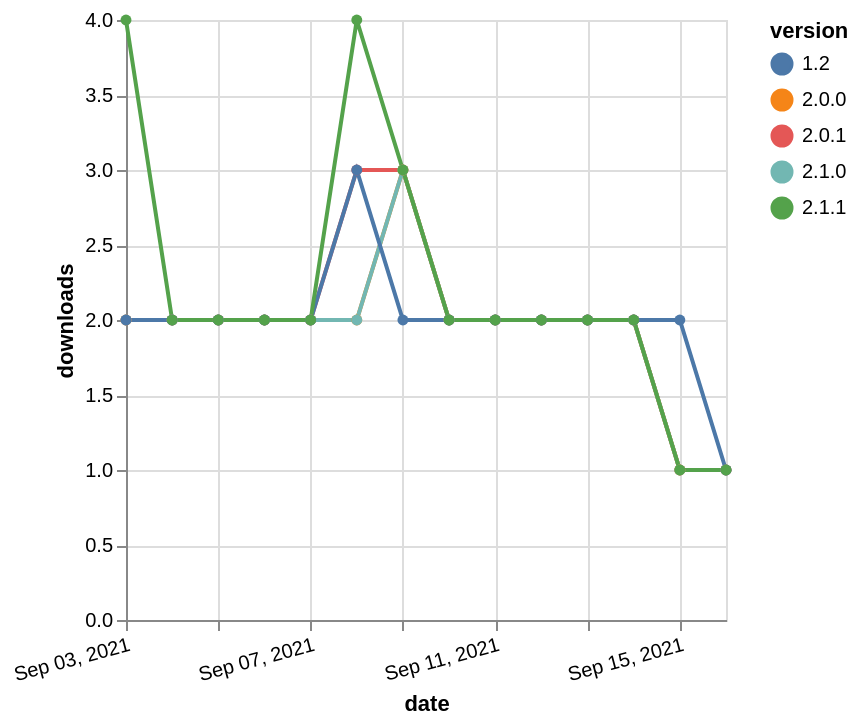

Describe this chart as a Vega-Lite specification.
### Vega-Lite specification from a JSON file in a GitHub repository (floating-point values rounded to 4 significant figures)
{"$schema": "https://vega.github.io/schema/vega-lite/v5.json", "description": "A simple bar chart with embedded data.", "data": {"values": [{"date": "2021-09-03", "total": 2400, "delta": 2, "version": "2.0.1"}, {"date": "2021-09-04", "total": 2402, "delta": 2, "version": "2.0.1"}, {"date": "2021-09-05", "total": 2404, "delta": 2, "version": "2.0.1"}, {"date": "2021-09-06", "total": 2406, "delta": 2, "version": "2.0.1"}, {"date": "2021-09-07", "total": 2408, "delta": 2, "version": "2.0.1"}, {"date": "2021-09-08", "total": 2411, "delta": 3, "version": "2.0.1"}, {"date": "2021-09-09", "total": 2414, "delta": 3, "version": "2.0.1"}, {"date": "2021-09-10", "total": 2416, "delta": 2, "version": "2.0.1"}, {"date": "2021-09-11", "total": 2418, "delta": 2, "version": "2.0.1"}, {"date": "2021-09-12", "total": 2420, "delta": 2, "version": "2.0.1"}, {"date": "2021-09-13", "total": 2422, "delta": 2, "version": "2.0.1"}, {"date": "2021-09-14", "total": 2424, "delta": 2, "version": "2.0.1"}, {"date": "2021-09-15", "total": 2425, "delta": 1, "version": "2.0.1"}, {"date": "2021-09-16", "total": 2426, "delta": 1, "version": "2.0.1"}, {"date": "2021-09-03", "total": 2234, "delta": 2, "version": "2.0.0"}, {"date": "2021-09-04", "total": 2236, "delta": 2, "version": "2.0.0"}, {"date": "2021-09-05", "total": 2238, "delta": 2, "version": "2.0.0"}, {"date": "2021-09-06", "total": 2240, "delta": 2, "version": "2.0.0"}, {"date": "2021-09-07", "total": 2242, "delta": 2, "version": "2.0.0"}, {"date": "2021-09-08", "total": 2244, "delta": 2, "version": "2.0.0"}, {"date": "2021-09-09", "total": 2247, "delta": 3, "version": "2.0.0"}, {"date": "2021-09-10", "total": 2249, "delta": 2, "version": "2.0.0"}, {"date": "2021-09-11", "total": 2251, "delta": 2, "version": "2.0.0"}, {"date": "2021-09-12", "total": 2253, "delta": 2, "version": "2.0.0"}, {"date": "2021-09-13", "total": 2255, "delta": 2, "version": "2.0.0"}, {"date": "2021-09-14", "total": 2257, "delta": 2, "version": "2.0.0"}, {"date": "2021-09-15", "total": 2258, "delta": 1, "version": "2.0.0"}, {"date": "2021-09-16", "total": 2259, "delta": 1, "version": "2.0.0"}, {"date": "2021-09-03", "total": 2218, "delta": 2, "version": "2.1.0"}, {"date": "2021-09-04", "total": 2220, "delta": 2, "version": "2.1.0"}, {"date": "2021-09-05", "total": 2222, "delta": 2, "version": "2.1.0"}, {"date": "2021-09-06", "total": 2224, "delta": 2, "version": "2.1.0"}, {"date": "2021-09-07", "total": 2226, "delta": 2, "version": "2.1.0"}, {"date": "2021-09-08", "total": 2228, "delta": 2, "version": "2.1.0"}, {"date": "2021-09-09", "total": 2231, "delta": 3, "version": "2.1.0"}, {"date": "2021-09-10", "total": 2233, "delta": 2, "version": "2.1.0"}, {"date": "2021-09-11", "total": 2235, "delta": 2, "version": "2.1.0"}, {"date": "2021-09-12", "total": 2237, "delta": 2, "version": "2.1.0"}, {"date": "2021-09-13", "total": 2239, "delta": 2, "version": "2.1.0"}, {"date": "2021-09-14", "total": 2241, "delta": 2, "version": "2.1.0"}, {"date": "2021-09-15", "total": 2242, "delta": 1, "version": "2.1.0"}, {"date": "2021-09-16", "total": 2243, "delta": 1, "version": "2.1.0"}, {"date": "2021-09-03", "total": 2513, "delta": 2, "version": "1.2"}, {"date": "2021-09-04", "total": 2515, "delta": 2, "version": "1.2"}, {"date": "2021-09-05", "total": 2517, "delta": 2, "version": "1.2"}, {"date": "2021-09-06", "total": 2519, "delta": 2, "version": "1.2"}, {"date": "2021-09-07", "total": 2521, "delta": 2, "version": "1.2"}, {"date": "2021-09-08", "total": 2524, "delta": 3, "version": "1.2"}, {"date": "2021-09-09", "total": 2526, "delta": 2, "version": "1.2"}, {"date": "2021-09-10", "total": 2528, "delta": 2, "version": "1.2"}, {"date": "2021-09-11", "total": 2530, "delta": 2, "version": "1.2"}, {"date": "2021-09-12", "total": 2532, "delta": 2, "version": "1.2"}, {"date": "2021-09-13", "total": 2534, "delta": 2, "version": "1.2"}, {"date": "2021-09-14", "total": 2536, "delta": 2, "version": "1.2"}, {"date": "2021-09-15", "total": 2538, "delta": 2, "version": "1.2"}, {"date": "2021-09-16", "total": 2539, "delta": 1, "version": "1.2"}, {"date": "2021-09-03", "total": 2265, "delta": 4, "version": "2.1.1"}, {"date": "2021-09-04", "total": 2267, "delta": 2, "version": "2.1.1"}, {"date": "2021-09-05", "total": 2269, "delta": 2, "version": "2.1.1"}, {"date": "2021-09-06", "total": 2271, "delta": 2, "version": "2.1.1"}, {"date": "2021-09-07", "total": 2273, "delta": 2, "version": "2.1.1"}, {"date": "2021-09-08", "total": 2277, "delta": 4, "version": "2.1.1"}, {"date": "2021-09-09", "total": 2280, "delta": 3, "version": "2.1.1"}, {"date": "2021-09-10", "total": 2282, "delta": 2, "version": "2.1.1"}, {"date": "2021-09-11", "total": 2284, "delta": 2, "version": "2.1.1"}, {"date": "2021-09-12", "total": 2286, "delta": 2, "version": "2.1.1"}, {"date": "2021-09-13", "total": 2288, "delta": 2, "version": "2.1.1"}, {"date": "2021-09-14", "total": 2290, "delta": 2, "version": "2.1.1"}, {"date": "2021-09-15", "total": 2291, "delta": 1, "version": "2.1.1"}, {"date": "2021-09-16", "total": 2292, "delta": 1, "version": "2.1.1"}]}, "width": "container", "mark": {"type": "line", "point": {"filled": true}}, "encoding": {"x": {"field": "date", "type": "temporal", "timeUnit": "yearmonthdate", "title": "date", "axis": {"labelAngle": -15}}, "y": {"field": "delta", "type": "quantitative", "title": "downloads"}, "color": {"field": "version", "type": "nominal"}, "tooltip": {"field": "delta"}}}
